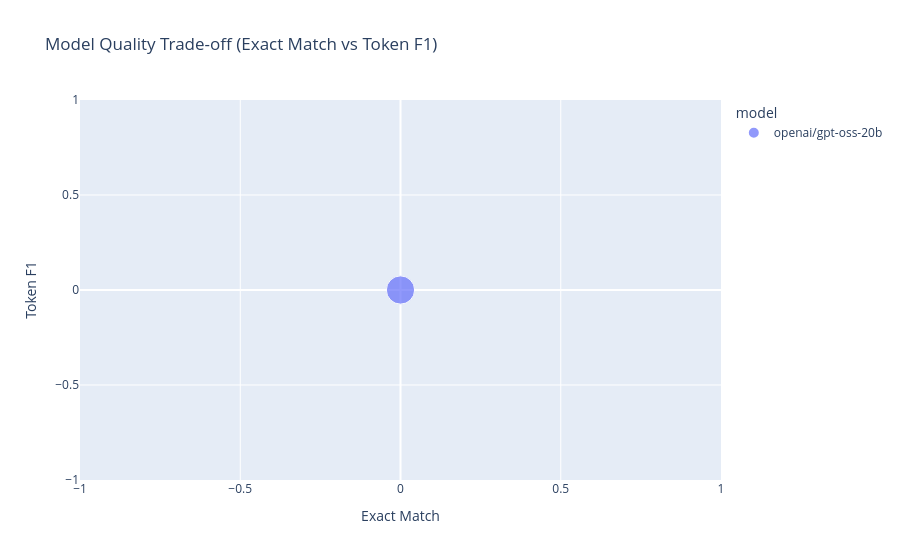

This figure's notebook cell:
### Code cell
import matplotlib.pyplot as plt
import seaborn as sns
import plotly.express as px

sns.set_theme(style="whitegrid")
plt.rcParams["figure.figsize"] = (10, 5)

if pred_df.empty:
    raise ValueError("No prediction rows available for visualization.")

def _as_percent(df: pd.DataFrame, col: str = "accuracy") -> pd.DataFrame:
    out = df.copy()
    if col in out.columns:
        out[col] = out[col] * 100.0
    return out

# 1) Overall model leaderboard
overall_plot_df = _as_percent(metrics["overall"], "accuracy").sort_values("accuracy", ascending=False)
plt.figure()
sns.barplot(data=overall_plot_df, x="model", y="accuracy", palette="viridis")
plt.title("Overall Accuracy by Model")
plt.ylabel("Accuracy (%)")
plt.xlabel("Model")
plt.xticks(rotation=20, ha="right")
plt.tight_layout()
plt.show()

# 2) Model x Dataset grouped bars
by_dataset_plot_df = _as_percent(metrics["by_dataset"], "accuracy")
plt.figure(figsize=(12, 5))
sns.barplot(data=by_dataset_plot_df, x="dataset", y="accuracy", hue="model")
plt.title("Accuracy by Dataset and Model")
plt.ylabel("Accuracy (%)")
plt.xlabel("Dataset")
plt.xticks(rotation=20, ha="right")
plt.tight_layout()
plt.show()

# 3) Heatmap: Model x Dataset accuracy
heat_ds = by_dataset_plot_df.pivot(index="model", columns="dataset", values="accuracy")
plt.figure(figsize=(10, max(3, len(heat_ds) * 0.6)))
sns.heatmap(heat_ds, annot=True, fmt=".1f", cmap="YlGnBu", cbar_kws={"label": "Accuracy (%)"})
plt.title("Accuracy Heatmap (Model x Dataset)")
plt.xlabel("Dataset")
plt.ylabel("Model")
plt.tight_layout()
plt.show()

# 4) Model x Format grouped bars
by_format_plot_df = _as_percent(metrics["by_format"], "accuracy")
plt.figure(figsize=(10, 5))
sns.barplot(data=by_format_plot_df, x="format", y="accuracy", hue="model")
plt.title("Accuracy by Question Format and Model")
plt.ylabel("Accuracy (%)")
plt.xlabel("Format")
plt.xticks(rotation=20, ha="right")
plt.tight_layout()
plt.show()

# 5) Domain-wise accuracy (top domains by support)
domain_support = pred_df.groupby("domain", as_index=False).size().rename(columns={"size": "count"})
top_domains = domain_support.sort_values("count", ascending=False).head(12)["domain"].tolist()
by_domain_plot_df = _as_percent(metrics["by_domain"], "accuracy")
by_domain_plot_df = by_domain_plot_df[by_domain_plot_df["domain"].isin(top_domains)]
if not by_domain_plot_df.empty:
    plt.figure(figsize=(12, 5))
    sns.barplot(data=by_domain_plot_df, x="domain", y="accuracy", hue="model")
    plt.title("Accuracy by Domain (Top Domains)")
    plt.ylabel("Accuracy (%)")
    plt.xlabel("Domain")
    plt.xticks(rotation=35, ha="right")
    plt.tight_layout()
    plt.show()

# 6) TuringQ difficulty breakdown (if available)
by_diff_plot_df = _as_percent(metrics["by_difficulty"], "accuracy")
if not by_diff_plot_df.empty:
    plt.figure(figsize=(10, 5))
    sns.barplot(data=by_diff_plot_df, x="difficulty", y="accuracy", hue="model")
    plt.title("Accuracy by Difficulty (TuringQ)")
    plt.ylabel("Accuracy (%)")
    plt.xlabel("Difficulty")
    plt.xticks(rotation=20, ha="right")
    plt.tight_layout()
    plt.show()

# 7) TuringQ type breakdown (if available)
by_type_plot_df = _as_percent(metrics["by_type"], "accuracy")
if not by_type_plot_df.empty:
    plt.figure(figsize=(10, 5))
    sns.barplot(data=by_type_plot_df, x="type", y="accuracy", hue="model")
    plt.title("Accuracy by Question Type (TuringQ)")
    plt.ylabel("Accuracy (%)")
    plt.xlabel("Type")
    plt.xticks(rotation=20, ha="right")
    plt.tight_layout()
    plt.show()

# 8) Interactive scatter: EM vs F1 by model
scatter_df = metrics["overall"].copy()
if not scatter_df.empty:
    fig = px.scatter(
        scatter_df,
        x="exact_match",
        y="token_f1",
        size="total",
        color="model",
        hover_data=["accuracy", "total"],
        title="Model Quality Trade-off (Exact Match vs Token F1)",
    )
    fig.update_layout(xaxis_title="Exact Match", yaxis_title="Token F1")
    fig.show()

### Figure 1 — Plotly figure (JSON) as saved in the notebook; plotly's stock layout.template omitted (floating-point values rounded to 4 significant figures)
{"data": [{"customdata": [[0.0, 6840.0]], "hovertemplate": "model=openai/gpt-oss-20b<br>exact_match=%{x}<br>token_f1=%{y}<br>total=%{customdata[1]}<br>accuracy=%{customdata[0]}<extra></extra>", "legendgroup": "openai/gpt-oss-20b", "marker": {"color": "#636efa", "size": [6840], "sizemode": "area", "sizeref": 17.1, "symbol": "circle"}, "mode": "markers", "name": "openai/gpt-oss-20b", "orientation": "v", "showlegend": true, "type": "scatter", "x": [0.0], "xaxis": "x", "y": [0.0], "yaxis": "y"}], "layout": {"legend": {"itemsizing": "constant", "title": {"text": "model"}, "tracegroupgap": 0}, "title": {"text": "Model Quality Trade-off (Exact Match vs Token F1)"}, "xaxis": {"anchor": "y", "domain": [0, 1], "title": {"text": "Exact Match"}}, "yaxis": {"anchor": "x", "domain": [0, 1], "title": {"text": "Token F1"}}}}
